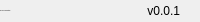
              <widget class="QFrame" name="bottomBar">
               <property name="minimumSize">
                <size>
                 <width>0</width>
                 <height>22</height>
                </size>
               </property>
               <property name="maximumSize">
                <size>
                 <width>16777215</width>
                 <height>22</height>
                </size>
               </property>
               <property name="frameShape">
                <enum>QFrame::Shape::NoFrame</enum>
               </property>
               <property name="frameShadow">
                <enum>QFrame::Shadow::Raised</enum>
               </property>
               <layout class="QHBoxLayout" name="horizontalLayout_5">
                <property name="spacing">
                 <number>0</number>
                </property>
                <property name="leftMargin">
                 <number>0</number>
                </property>
                <property name="topMargin">
                 <number>0</number>
                </property>
                <property name="rightMargin">
                 <number>0</number>
                </property>
                <property name="bottomMargin">
                 <number>0</number>
                </property>
                <item>
                 <widget class="QLabel" name="creditsLabel">
                  <property name="maximumSize">
                   <size>
                    <width>16777215</width>
                    <height>16</height>
                   </size>
                  </property>
                  <property name="font">
                   <font>
                    <family>Segoe UI</family>
                    <pointsize>-1</pointsize>
                    <italic>false</italic>
                    <bold>false</bold>
                   </font>
                  </property>
                  <property name="text">
                   <string>By: Miro &amp; Liam Weitzel</string>
                  </property>
                  <property name="alignment">
                   <set>Qt::AlignmentFlag::AlignLeading|Qt::AlignmentFlag::AlignLeft|Qt::AlignmentFlag::AlignVCenter</set>
                  </property>
                 </widget>
                </item>
                <item>
                 <widget class="QLabel" name="version">
                  <property name="text">
                   <string>v0.0.1</string>
                  </property>
                  <property name="alignment">
                   <set>Qt::AlignmentFlag::AlignRight|Qt::AlignmentFlag::AlignTrailing|Qt::AlignmentFlag::AlignVCenter</set>
                  </property>
                 </widget>
                </item>
                <item>
                 <widget class="QFrame" name="frame_size_grip">
                  <property name="minimumSize">
                   <size>
                    <width>20</width>
                    <height>0</height>
                   </size>
                  </property>
                  <property name="maximumSize">
                   <size>
                    <width>20</width>
                    <height>16777215</height>
                   </size>
                  </property>
                  <property name="frameShape">
                   <enum>QFrame::Shape::NoFrame</enum>
                  </property>
                  <property name="frameShadow">
                   <enum>QFrame::Shadow::Raised</enum>
                  </property>
                 </widget>
                </item>
               </layout>
              </widget>
